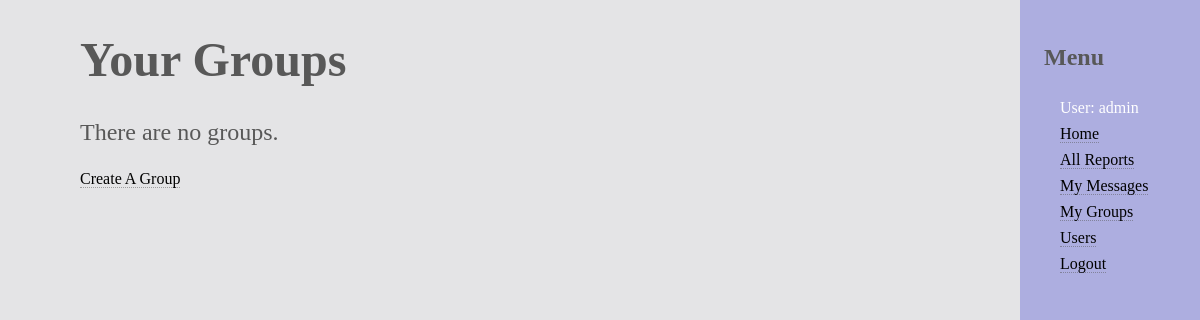
The page /catalog/mygroups/ (signed in) on the database as committed earlier.
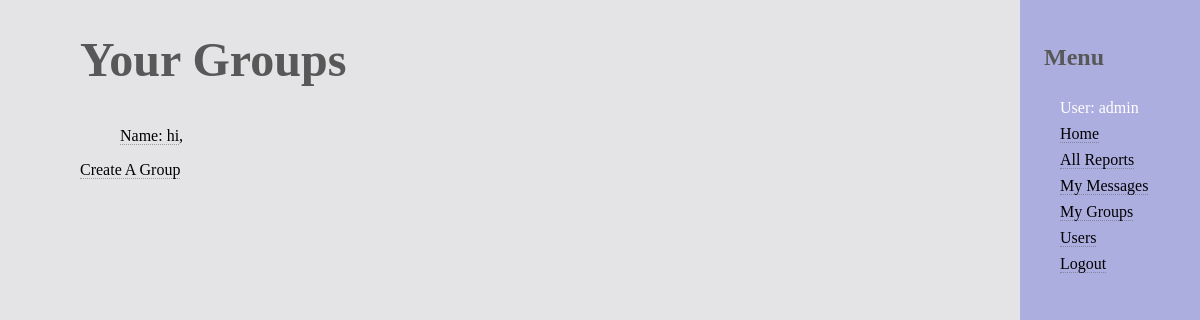
The same page on the database as committed later.
### catalog/models.py (models this page shows, shortened)
class Group(models.Model):
	name = models.CharField(max_length=50, default="group")
	users = models.CharField(max_length=50, default="admin")
	group_reports = models.CharField(max_length=50, default="report")

### catalog/views.py (the view)
class GroupsByUserListView(LoginRequiredMixin,generic.ListView):
	model = Group
	template_name ='catalog/list_groups.html'
	paginate_by = 10

### catalog/templates/catalog/list_groups.html
{% extends "base_generic.html" %}
{% block content %}
    <h1>Your Groups</h1>
    {% if group_list %}
    <ul>
      {% for group in group_list %}
      <li>
        <a href="{% url 'group_detail' group_name=group.name%}">Name: {{ group.name }}</a>,
      </li>
      {% endfor %}
    </ul>
    {% else %}
      <p>There are no groups.</p>
    {% endif %}
    {% if user.is_authenticated %}
    <a href="{% url 'create_group'%}">Create A Group</a>
    {% endif %}
{% endblock %}

Rows that differ between the two databases and show on the page:
added Group: name "hi"
Other text that changed with them:
text no longer shown: "There are no groups."
